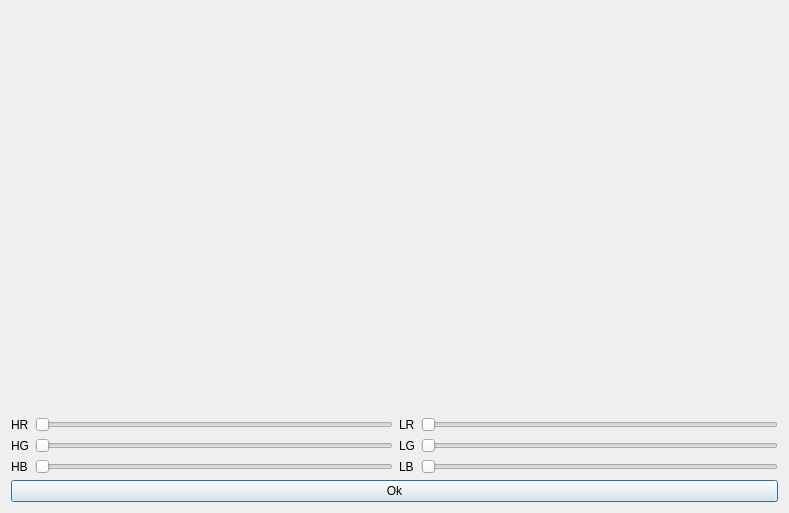
<?xml version="1.0" encoding="UTF-8"?>
<ui version="4.0">
 <class>ColorFilterDialog</class>
 <widget class="QDialog" name="ColorFilterDialog">
  <property name="geometry">
   <rect>
    <x>0</x>
    <y>0</y>
    <width>789</width>
    <height>513</height>
   </rect>
  </property>
  <property name="windowTitle">
   <string>Dialog</string>
  </property>
  <layout class="QVBoxLayout" name="verticalLayout">
   <item>
    <layout class="QHBoxLayout" name="horizontalLayout">
     <item>
      <widget class="QLabel" name="img1">
       <property name="text">
        <string/>
       </property>
      </widget>
     </item>
     <item>
      <widget class="QLabel" name="img2">
       <property name="text">
        <string/>
       </property>
      </widget>
     </item>
    </layout>
   </item>
   <item>
    <layout class="QGridLayout" name="gridLayout">
     <item row="0" column="1">
      <widget class="QSlider" name="horizontalSlider">
       <property name="maximum">
        <number>255</number>
       </property>
       <property name="orientation">
        <enum>Qt::Horizontal</enum>
       </property>
      </widget>
     </item>
     <item row="1" column="1">
      <widget class="QSlider" name="horizontalSlider_2">
       <property name="maximum">
        <number>255</number>
       </property>
       <property name="orientation">
        <enum>Qt::Horizontal</enum>
       </property>
      </widget>
     </item>
     <item row="1" column="0">
      <widget class="QLabel" name="label_2">
       <property name="text">
        <string>HG</string>
       </property>
      </widget>
     </item>
     <item row="0" column="0">
      <widget class="QLabel" name="label">
       <property name="text">
        <string>HR</string>
       </property>
      </widget>
     </item>
     <item row="0" column="3">
      <widget class="QSlider" name="horizontalSlider_5">
       <property name="maximum">
        <number>255</number>
       </property>
       <property name="orientation">
        <enum>Qt::Horizontal</enum>
       </property>
      </widget>
     </item>
     <item row="1" column="2">
      <widget class="QLabel" name="label_6">
       <property name="text">
        <string>LG</string>
       </property>
      </widget>
     </item>
     <item row="1" column="3">
      <widget class="QSlider" name="horizontalSlider_6">
       <property name="maximum">
        <number>255</number>
       </property>
       <property name="orientation">
        <enum>Qt::Horizontal</enum>
       </property>
      </widget>
     </item>
     <item row="0" column="2">
      <widget class="QLabel" name="label_5">
       <property name="text">
        <string>LR</string>
       </property>
      </widget>
     </item>
     <item row="2" column="0">
      <widget class="QLabel" name="label_3">
       <property name="text">
        <string>HB</string>
       </property>
      </widget>
     </item>
     <item row="2" column="1">
      <widget class="QSlider" name="horizontalSlider_3">
       <property name="maximum">
        <number>255</number>
       </property>
       <property name="orientation">
        <enum>Qt::Horizontal</enum>
       </property>
      </widget>
     </item>
     <item row="2" column="2">
      <widget class="QLabel" name="label_4">
       <property name="text">
        <string>LB</string>
       </property>
      </widget>
     </item>
     <item row="2" column="3">
      <widget class="QSlider" name="horizontalSlider_4">
       <property name="maximum">
        <number>255</number>
       </property>
       <property name="orientation">
        <enum>Qt::Horizontal</enum>
       </property>
      </widget>
     </item>
    </layout>
   </item>
   <item>
    <layout class="QHBoxLayout" name="horizontalLayout_2">
     <item>
      <widget class="QPushButton" name="pushButton">
       <property name="text">
        <string>Ok</string>
       </property>
      </widget>
     </item>
    </layout>
   </item>
  </layout>
 </widget>
 <resources/>
 <connections/>
</ui>
